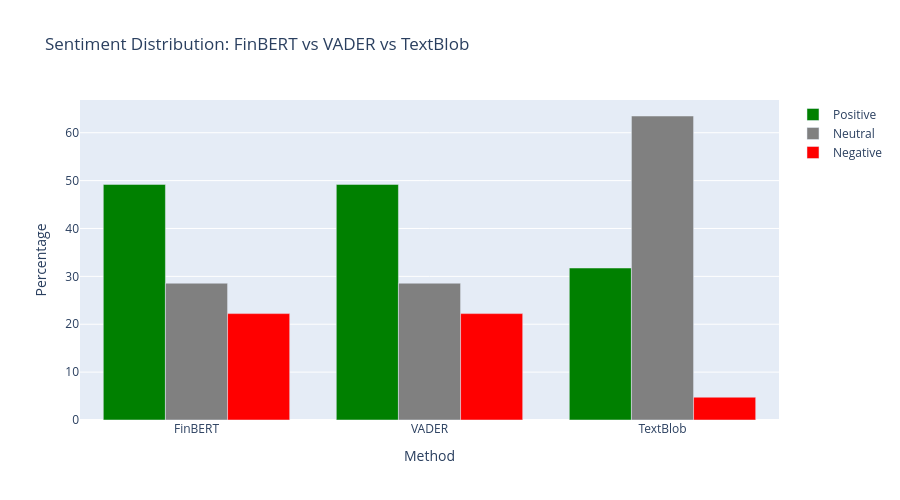

Notebook code for this chart:
### Code cell
# Visualize comparison
fig = go.Figure(data=[
    go.Bar(name='Positive', x=comparison['Method'], y=comparison['Positive %'], marker_color='green'),
    go.Bar(name='Neutral', x=comparison['Method'], y=comparison['Neutral %'], marker_color='gray'),
    go.Bar(name='Negative', x=comparison['Method'], y=comparison['Negative %'], marker_color='red')
])

fig.update_layout(
    title='Sentiment Distribution: FinBERT vs VADER vs TextBlob',
    xaxis_title='Method',
    yaxis_title='Percentage',
    barmode='group',
    height=500
)

fig.write_html(VIZ_DIR / 'sentiment_method_comparison.html')
fig.show()

print(f" Saved: sentiment_method_comparison.html")

### Figure 1 — Plotly figure (JSON) as saved in the notebook; plotly's stock layout.template omitted (floating-point values rounded to 4 significant figures)
{"data": [{"marker": {"color": "green"}, "name": "Positive", "type": "bar", "x": ["FinBERT", "VADER", "TextBlob"], "y": [49.21, 49.21, 31.75]}, {"marker": {"color": "gray"}, "name": "Neutral", "type": "bar", "x": ["FinBERT", "VADER", "TextBlob"], "y": [28.57, 28.57, 63.49]}, {"marker": {"color": "red"}, "name": "Negative", "type": "bar", "x": ["FinBERT", "VADER", "TextBlob"], "y": [22.22, 22.22, 4.762]}], "layout": {"barmode": "group", "height": 500, "title": {"text": "Sentiment Distribution: FinBERT vs VADER vs TextBlob"}, "xaxis": {"title": {"text": "Method"}}, "yaxis": {"title": {"text": "Percentage"}}}}
